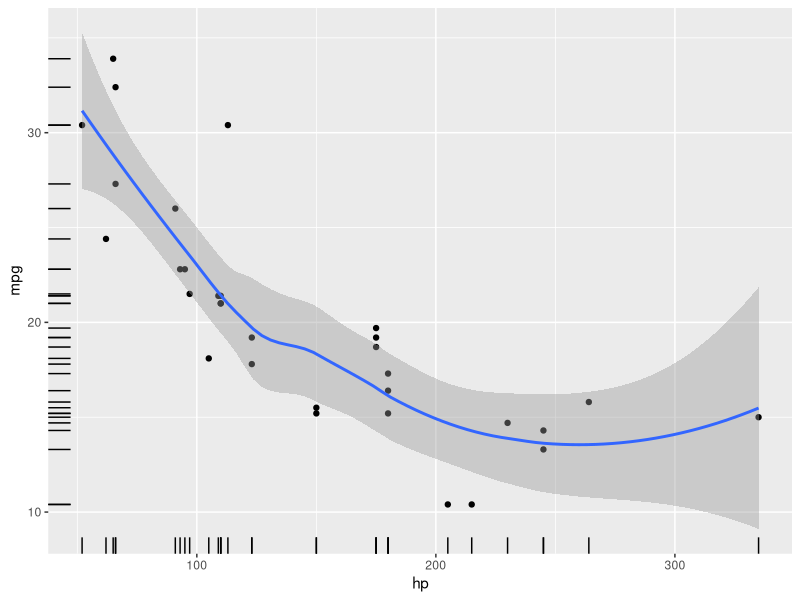
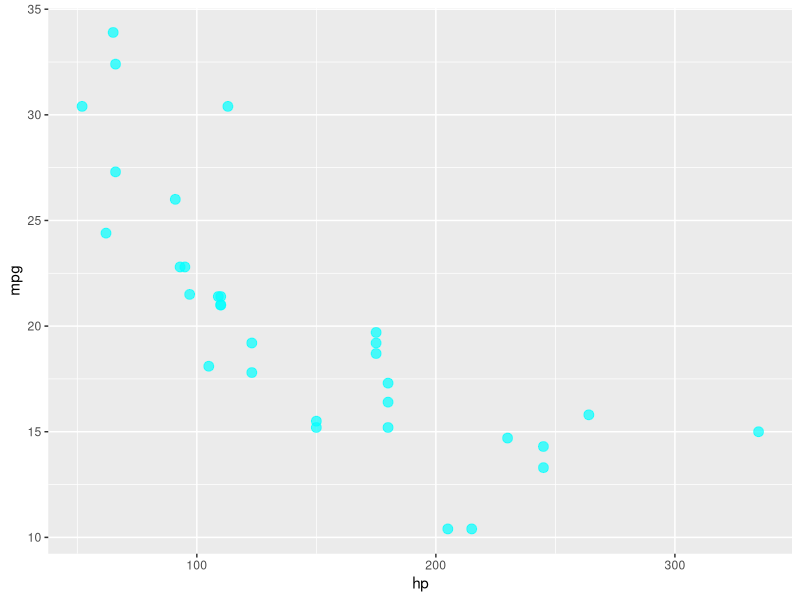
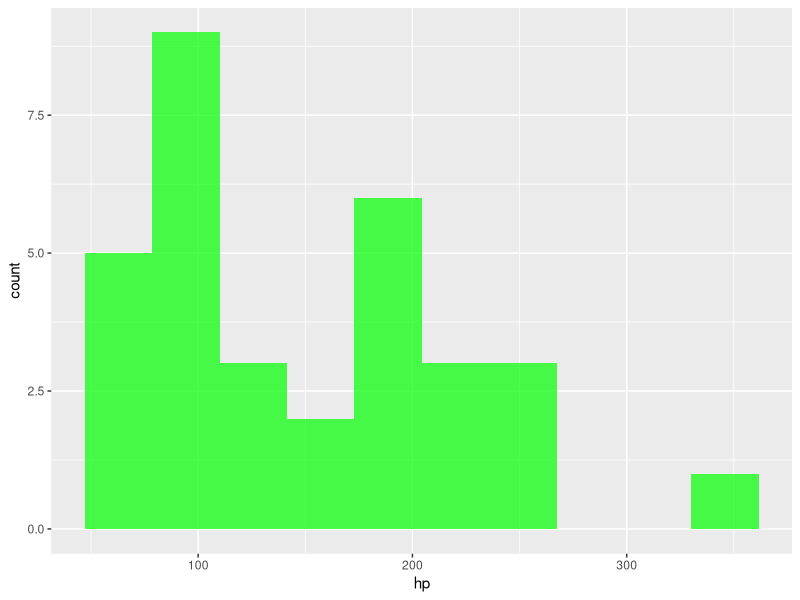
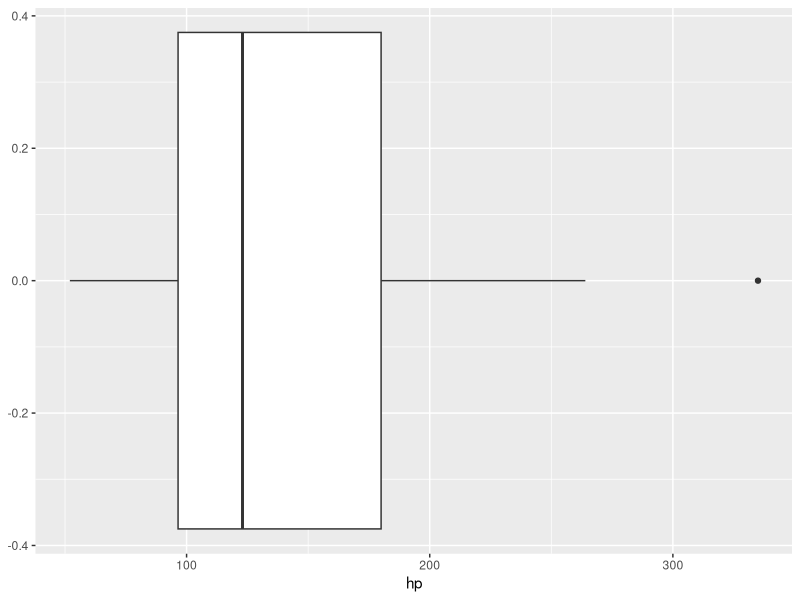
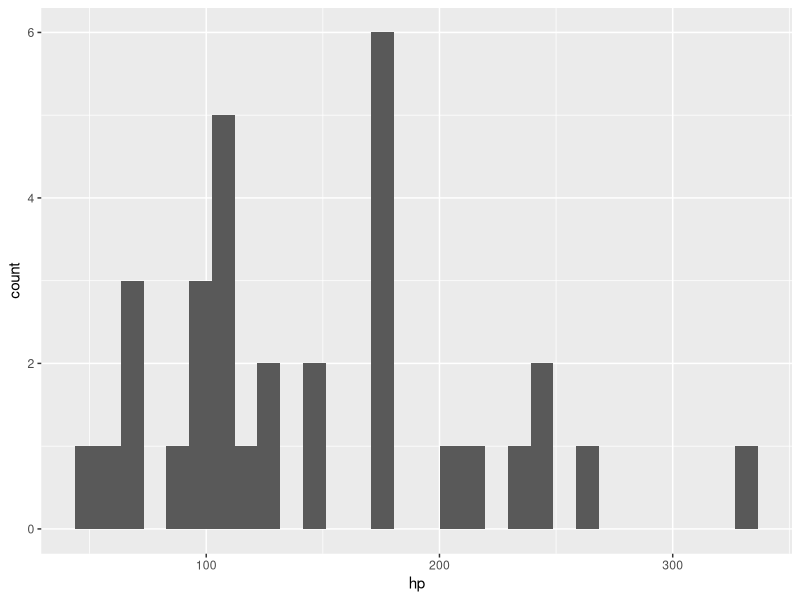
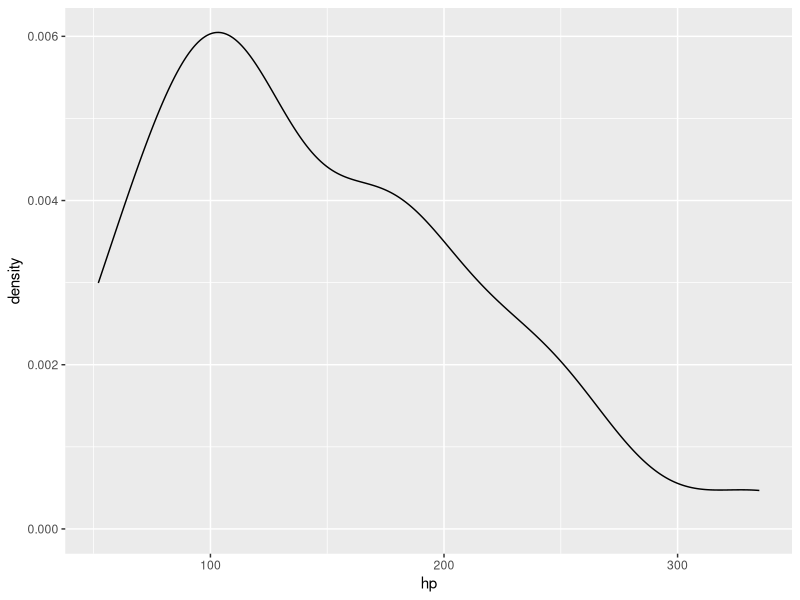
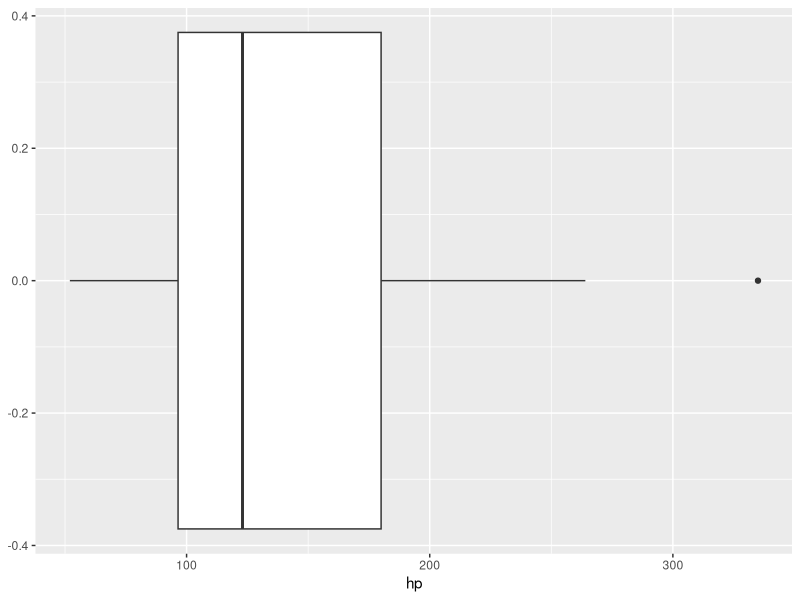
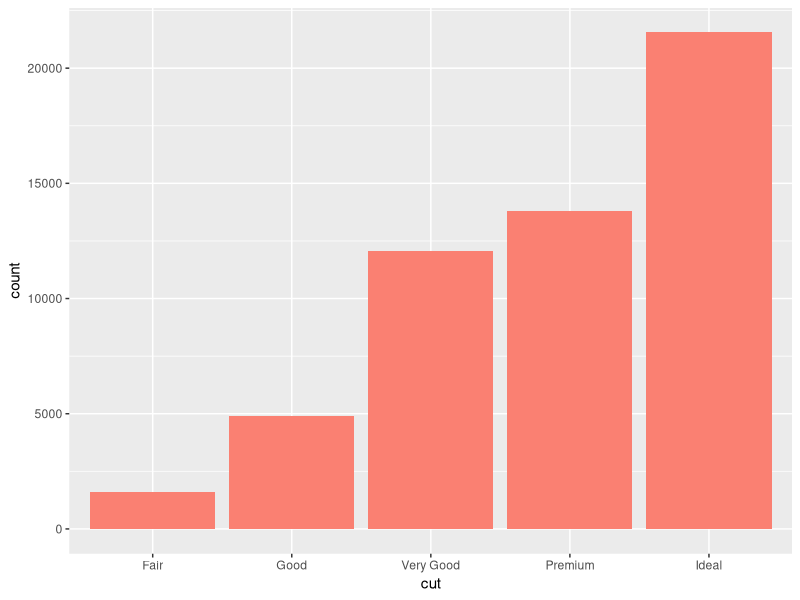

These figures' R source, in order:
library(tidyverse)

# geom_point = scatter plot
# geom_smooth = smooth curve
# geom_rug = dash of data
ggplot(data = mtcars, mapping = aes(x = hp, y = mpg)) + 
  geom_point() + geom_smooth() + geom_rug()

#change size and alpha
ggplot(mtcars, aes(hp, mpg)) + 
  geom_point(size = 3, col = "cyan", alpha = 0.7)

#histogram
ggplot(mtcars, aes(hp)) + geom_histogram(bins = 10, fill = "green", alpha = 0.7)

#geom_boxplot = boxplot 
ggplot(mtcars, aes(hp)) + 
  geom_boxplot()

# defined base layer of data then add geometry
p <- ggplot(mtcars, aes(hp))
# 1 x quantitative variable
p + geom_histogram()
p + geom_density() #same linear regression
# 2 x quantitative variable
p + geom_boxplot()


# boxplot by group (2 variable)
diamonds %>%
  count(cut)

#ordinal factor = เรียงสูงกลางต่ำได้
ggplot(diamonds, aes(cut)) + 
  # factor column or ordinal factor
    geom_bar(fill = "salmon")

#unique color for bar chart
ggplot(diamonds, aes(cut, fill = color)) + 
  # factor column or ordinal factor
  geom_bar(position = 'dodge')


set.seed(42)

small_dia <- sample_n(diamonds, 4999)

ggplot(small_dia, aes(carat, price)) +
  geom_point()


#facet wrap = small multiple graphs
ggplot(small_dia, aes(carat, price, col = cut)) +
  geom_point() +
  geom_smooth(method = 'lm', col = "red") + 
  facet_wrap(~color, ncol = 3) + 
  theme_minimal() + 
  labs(title = "Relations of carat & price",
       x = "Carat",
       y = "Price",
       caption = "Diamond ggplot2")
